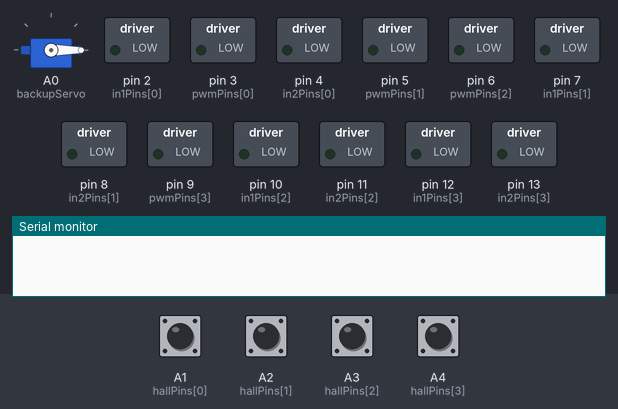
The sketch below on a simulated Arduino Uno, built with avr-gcc and run on an emulated ATmega328P. Parts: servo, switched loads named in the sketch (green lamp = pin HIGH), the last lines printed to the serial monitor. Inputs (shaded band) come from the test bench; at power-on: A1 (hallPins[0]), A2 (hallPins[1]), A3 (hallPins[2]), A4 (hallPins[3]) HIGH.

Above: at 0.1 s.
At 1.1 s:
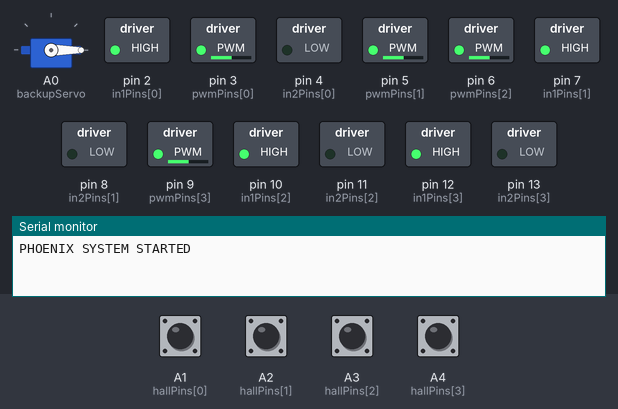
At 2.3 s:
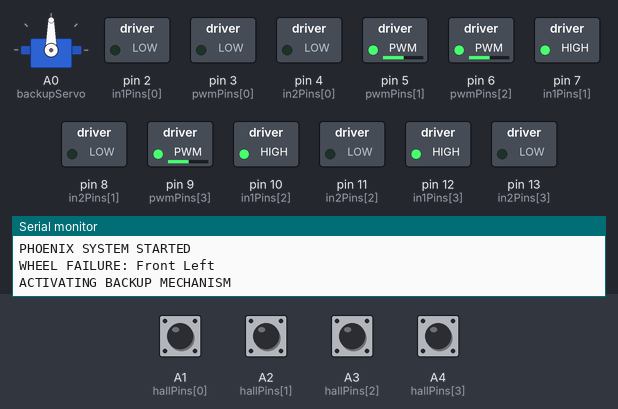
At 2.8 s:
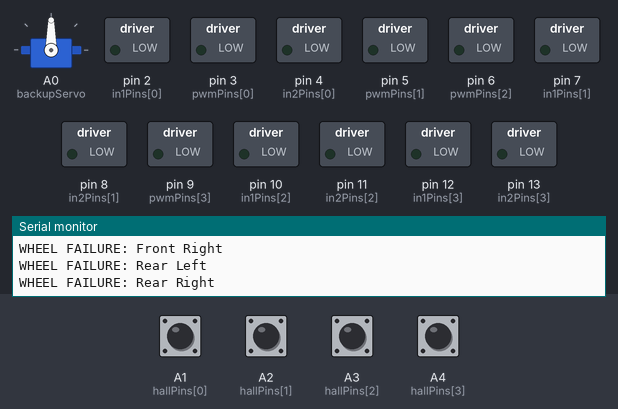
Timing chart, 0 to 4.3 s (numbered marks = the images above):
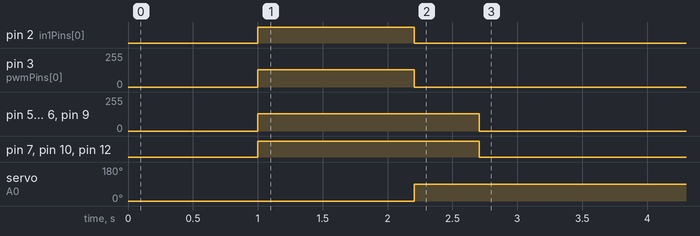

The sketch:

Phenoix.ino
```cpp
#include<Servo.h>

// PHOENIX - Self Reconfiguring Robotic Car

Servo backupServo;

// Motor driver pins
const int pwmPins[4] = {3, 5, 6, 9};

const int in1Pins[4] = {
  2, 7, 10, 12
};

const int in2Pins[4] = {
  4, 8, 11, 13
};

// Wheel sensors
const int hallPins[4] = {
  A1, A2, A3, A4
};

const char* wheelNames[4] = {
  "Front Left",
  "Front Right",
  "Rear Left",
  "Rear Right"
};

bool failed[4] = {false, false, false, false};
bool previousState[4] = {false, false, false, false};

unsigned long lastPulse[4];
const unsigned long FAILURE_TIME = 1200;

const int MOTOR_SPEED = 130;

bool backupActivated = false;

void setup() {

  Serial.begin(9600);

  // Configure motors
  for (int i = 0; i < 4; i++) {

    pinMode(pwmPins[i], OUTPUT);
    pinMode(in1Pins[i], OUTPUT);
    pinMode(in2Pins[i], OUTPUT);

    pinMode(hallPins[i], INPUT_PULLUP);

    lastPulse[i] = millis();
  }

  // Backup mechanism
  backupServo.attach(A0);
  backupServo.write(0);

  delay(1000);

  Serial.println("PHOENIX SYSTEM STARTED");

  // Start all four wheels
  for (int i = 0; i < 4; i++) {
    moveWheel(i);
  }
}

void moveWheel(int i) {

  if (failed[i]) return;

  digitalWrite(in1Pins[i], HIGH);
  digitalWrite(in2Pins[i], LOW);

  analogWrite(pwmPins[i], MOTOR_SPEED);
}

void stopWheel(int i) {

  analogWrite(pwmPins[i], 0);

  digitalWrite(in1Pins[i], LOW);
  digitalWrite(in2Pins[i], LOW);
}

void detectFailure() {

  for (int i = 0; i < 4; i++) {

    bool currentState = digitalRead(hallPins[i]);

    // Detect sensor pulse
    if (currentState == HIGH &&
        previousState[i] == LOW) {

      lastPulse[i] = millis();
    }

    previousState[i] = currentState;

    // Check for wheel failure
    if (!failed[i] &&
        millis() - lastPulse[i] > FAILURE_TIME) {

      failed[i] = true;

      stopWheel(i);

      Serial.print("WHEEL FAILURE: ");
      Serial.println(wheelNames[i]);

      activateBackup();
    }
  }
}

void activateBackup() {

  if (backupActivated) return;

  backupActivated = true;

  Serial.println("ACTIVATING BACKUP MECHANISM");

  // Demonstration servo movement
  backupServo.write(90);

  delay(500);

  Serial.println("BACKUP SUPPORT DEPLOYED");
}

void loop() {

  detectFailure();

  // Keep functioning wheels moving
  for (int i = 0; i < 4; i++) {

    if (!failed[i]) {
      moveWheel(i);
    }
  }

  delay(10);
}
```

Measured:
- by itself, pin 2 (in1Pins[0]): HIGH → LOW at 2.2 s
- by itself, pin 3 (pwmPins[0]): 130/255 → 0/255 at 2.2 s
- by itself, pin 5 (pwmPins[1]), pin 6 (pwmPins[2]), pin 9 (pwmPins[3]): 130/255 → 0/255 at 2.7 s
- by itself, pin 7 (in1Pins[1]), pin 10 (in1Pins[2]), pin 12 (in1Pins[3]): HIGH → LOW at 2.7 s
- by itself, servo on A0 (backupServo): 0° → 90° at 2.2 s
